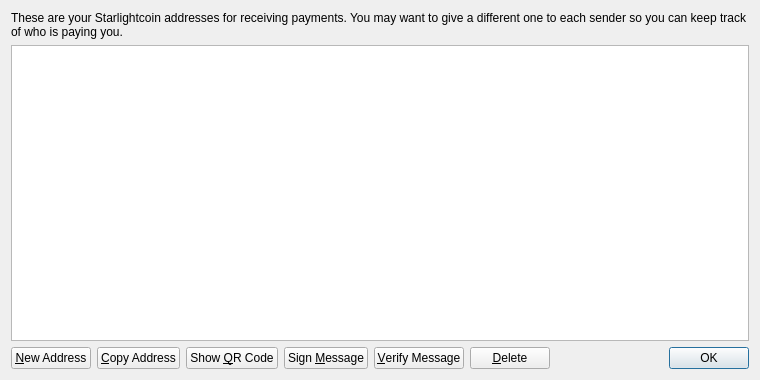
<?xml version="1.0" encoding="UTF-8"?>
<ui version="4.0">
 <class>AddressBookPage</class>
 <widget class="QWidget" name="AddressBookPage">
  <property name="geometry">
   <rect>
    <x>0</x>
    <y>0</y>
    <width>760</width>
    <height>380</height>
   </rect>
  </property>
  <property name="windowTitle">
   <string>Address Book</string>
  </property>
  <layout class="QVBoxLayout" name="verticalLayout">
   <item>
    <widget class="QLabel" name="labelExplanation">
     <property name="text">
      <string>These are your Starlightcoin addresses for receiving payments. You may want to give a different one to each sender so you can keep track of who is paying you.</string>
     </property>
     <property name="textFormat">
      <enum>Qt::PlainText</enum>
     </property>
     <property name="wordWrap">
      <bool>true</bool>
     </property>
    </widget>
   </item>
   <item>
    <widget class="QTableView" name="tableView">
     <property name="contextMenuPolicy">
      <enum>Qt::CustomContextMenu</enum>
     </property>
     <property name="toolTip">
      <string>Double-click to edit address or label</string>
     </property>
     <property name="tabKeyNavigation">
      <bool>false</bool>
     </property>
     <property name="selectionMode">
      <enum>QAbstractItemView::SingleSelection</enum>
     </property>
     <property name="selectionBehavior">
      <enum>QAbstractItemView::SelectRows</enum>
     </property>
     <property name="sortingEnabled">
      <bool>true</bool>
     </property>
     <attribute name="verticalHeaderVisible">
      <bool>false</bool>
     </attribute>
    </widget>
   </item>
   <item>
    <layout class="QHBoxLayout" name="horizontalLayout">
     <item>
      <widget class="QPushButton" name="newAddressButton">
       <property name="toolTip">
        <string>Create a new address</string>
       </property>
       <property name="text">
        <string>&amp;New Address</string>
       </property>
      </widget>
     </item>
     <item>
      <widget class="QPushButton" name="copyToClipboard">
       <property name="toolTip">
        <string>Copy the currently selected address to the system clipboard</string>
       </property>
       <property name="text">
        <string>&amp;Copy Address</string>
       </property>
      </widget>
     </item>
     <item>
      <widget class="QPushButton" name="showQRCode">
       <property name="text">
        <string>Show &amp;QR Code</string>
       </property>
      </widget>
     </item>
     <item>
      <widget class="QPushButton" name="signMessage">
       <property name="toolTip">
        <string>Sign a message to prove you own a Starlightcoin address</string>
       </property>
       <property name="text">
        <string>Sign &amp;Message</string>
       </property>
      </widget>
     </item>
     <item>
      <widget class="QPushButton" name="verifyMessage">
       <property name="toolTip">
        <string>Verify a message to ensure it was signed with a specified Starlightcoin address</string>
       </property>
       <property name="text">
        <string>&amp;Verify Message</string>
       </property>
      </widget>
     </item>
     <item>
      <widget class="QPushButton" name="deleteButton">
       <property name="toolTip">
        <string>Delete the currently selected address from the list</string>
       </property>
       <property name="text">
        <string>&amp;Delete</string>
       </property>
      </widget>
     </item>
     <item>
      <spacer name="horizontalSpacer">
       <property name="orientation">
        <enum>Qt::Horizontal</enum>
       </property>
       <property name="sizeHint" stdset="0">
        <size>
         <width>40</width>
         <height>20</height>
        </size>
       </property>
      </spacer>
     </item>
     <item>
      <widget class="QDialogButtonBox" name="buttonBox">
       <property name="sizePolicy">
        <sizepolicy hsizetype="Maximum" vsizetype="Fixed">
         <horstretch>0</horstretch>
         <verstretch>0</verstretch>
        </sizepolicy>
       </property>
       <property name="standardButtons">
        <set>QDialogButtonBox::Ok</set>
       </property>
      </widget>
     </item>
    </layout>
   </item>
  </layout>
 </widget>
 <resources>
  <include location="../bitcoin.qrc"/>
 </resources>
 <connections/>
</ui>
